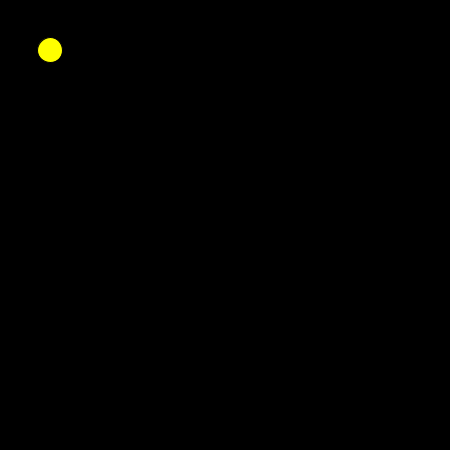
Frame 1 (no input)
Frame 60 (the mouse pressed at the canvas centre just before this capture): identical to frame 1, image omitted
Frame 120 (the mouse held since frame 60 and released just before this capture): identical to frame 1, image omitted

The Processing sketch that drew this single still picture (run headless with seeded random() and noise(); from frame 60 on, the mouse is pressed at the canvas centre):

// Processing sketch: processing_172528
// ── processing_172528.pde

int x=width/2;
int y=height/2;
void setup()
{
size(450,450);
}

void draw()
{
background(0);
fill(255,255,0);
ellipse(x,y, 25,25);
}

void keyPressed()
{
if(keyCode==UP)
{
y-=3;
}
if(keyCode==DOWN)
{
y+=3;
}
if(keyCode==RIGHT)
{
x+=3;
}
if(keyCode==LEFT)
{
x-=3;
}
}
